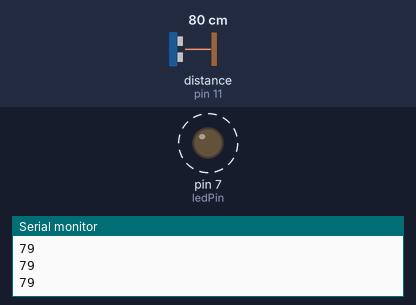
The sketch below on a simulated Arduino Uno, built with avr-gcc and run on an emulated ATmega328P. On the bench: output pins drawn as LEDs (lit = HIGH), the last lines printed to the serial monitor. Wiring (inferred from the names in the program): ultrasonic range finder: trigger pin 12; echo pin 11. Dashed ring = blinking. The test bench sets the inputs (shaded band); at power-on: distance to the obstacle (sensor on pin 11) 80 cm. The echo pulse lasts 58.3 µs per cm; pins used as bus, display or sensor lines are not drawn.

Above: at 1.2 s.
1.3 s: distance to the obstacle (sensor on pin 11) set to 157 cm
At 1.7 s:
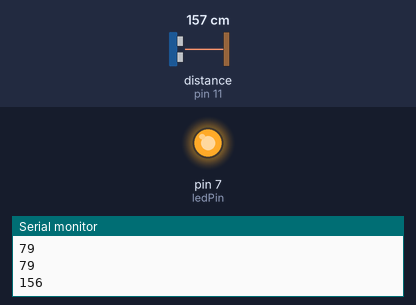
4.3 s: distance to the obstacle (sensor on pin 11) set to 165 cm
At 5.3 s:
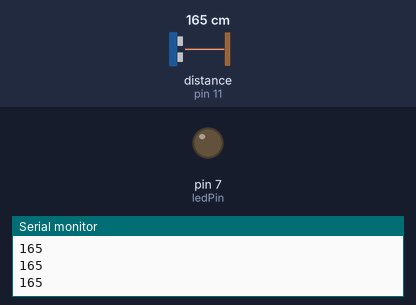
5.8 s: distance to the obstacle (sensor on pin 11) set to 2 cm
8.8 s: distance to the obstacle (sensor on pin 11) set to 250 cm
Timing chart, 0 to 11.3 s (numbered marks = the images above; inputs shaded):
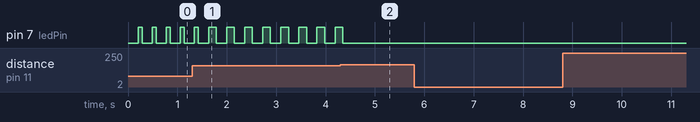

The sketch:

ArduinoUltrasonido.ino
```cpp
/* Mide la distancia del sonido con el sensor ultrasónico y enciende-apaga la luz Led dependiendo de dicha distancia */

int trigPin = 12;
int echoPin = 11;
int ledPin = 7;
int duracion;
int distancia;

void setup() {
  pinMode(trigPin, OUTPUT);
  pinMode(echoPin, INPUT);
  pinMode(ledPin, OUTPUT);
  Serial.begin(9600);
}

void loop() {
  digitalWrite(trigPin, HIGH);
  delayMicroseconds( 1 );
  digitalWrite(trigPin, LOW);
  duracion = pulseIn( echoPin, HIGH ); // devuelve un valor de tiempo en microsegundos
  distancia = duracion/58.2; // esto devuelve la distancia en centímetros
  Serial.println( distancia );
  delay( 200 );
  if ( distancia <= 160 && distancia >= 0 ){
    digitalWrite( ledPin, HIGH );
    delay( distancia );
    digitalWrite( ledPin, LOW );
  }
}
```

Measured:
- the behaviour switches between 161 and 162 cm on distance to the obstacle (sensor on pin 11) (found by bisection; images 1 and 2)
- after the input at 4.3 s, pin 7 (ledPin): goes on until 4.3 s, then stays LOW
- by itself, pin 7 (ledPin): repeats every 0.37 s: LOW 0.21 s, HIGH 0.16 s
